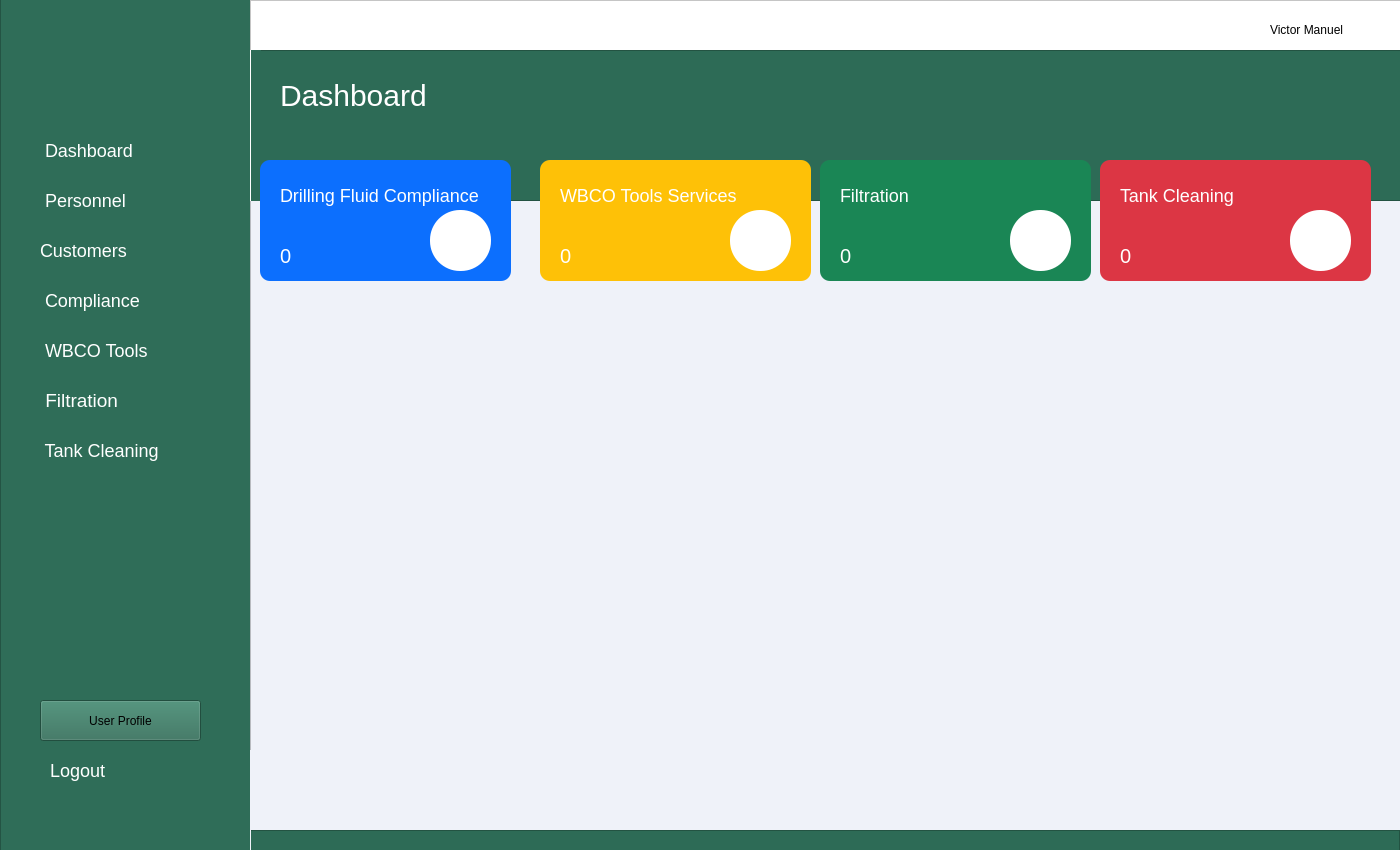
<?xml version="1.0" encoding="UTF-8"?>
<ui version="4.0">
 <class>dashboard_ui</class>
 <widget class="QMainWindow" name="dashboard_ui">
  <property name="geometry">
   <rect>
    <x>0</x>
    <y>0</y>
    <width>1400</width>
    <height>850</height>
   </rect>
  </property>
  <property name="minimumSize">
   <size>
    <width>1400</width>
    <height>850</height>
   </size>
  </property>
  <property name="maximumSize">
   <size>
    <width>1400</width>
    <height>850</height>
   </size>
  </property>
  <property name="windowTitle">
   <string>Dashboard</string>
  </property>
  <widget class="QWidget" name="centralwidget">
   <widget class="QFrame" name="frame_aside_menu">
    <property name="geometry">
     <rect>
      <x>0</x>
      <y>-10</y>
      <width>251</width>
      <height>861</height>
     </rect>
    </property>
    <property name="styleSheet">
     <string notr="true">
background-color:#2f6d58</string>
    </property>
    <property name="frameShape">
     <enum>QFrame::StyledPanel</enum>
    </property>
    <property name="frameShadow">
     <enum>QFrame::Raised</enum>
    </property>
    <widget class="QLabel" name="label_15">
     <property name="geometry">
      <rect>
       <x>10</x>
       <y>30</y>
       <width>221</width>
       <height>91</height>
      </rect>
     </property>
     <property name="styleSheet">
      <string notr="true">image: url(:/img/logo_tecsep-1-removebg-preview.png);</string>
     </property>
     <property name="text">
      <string/>
     </property>
    </widget>
    <widget class="QPushButton" name="btn_dashboard">
     <property name="geometry">
      <rect>
       <x>30</x>
       <y>140</y>
       <width>191</width>
       <height>41</height>
      </rect>
     </property>
     <property name="styleSheet">
      <string notr="true">

QPushButton#btn_dashboard{

border:none;
color:white;
font-size:18px;
border-radius: 12px;
transition: background-color 0.5s ease;
padding:10px;
text-align:left;
}

QPushButton#btn_dashboard:hover{
 background-color: #044e42;
border-radius: 12px;
transition: background-color 0.5s ease;
padding:10px;
}

QPushButton#btn_dashboard:pressed {
 background-color: #044e42;
border-radius: 12px;
background-color: #033029;
padding:10px;
 }


</string>
     </property>
     <property name="text">
      <string> Dashboard</string>
     </property>
     <property name="icon">
      <iconset>
       <normaloff>house-solid.svg</normaloff>house-solid.svg</iconset>
     </property>
     <property name="iconSize">
      <size>
       <width>25</width>
       <height>25</height>
      </size>
     </property>
     <property name="flat">
      <bool>false</bool>
     </property>
    </widget>
    <widget class="QPushButton" name="btn_compliance">
     <property name="geometry">
      <rect>
       <x>30</x>
       <y>290</y>
       <width>191</width>
       <height>41</height>
      </rect>
     </property>
     <property name="styleSheet">
      <string notr="true">QPushButton#btn_compliance{

border:none;
color:white;
font-size:18px;
border-radius: 12px;
transition: background-color 0.5s ease;
text-align:left;
padding:10px
}

QPushButton#btn_compliance:hover{
 background-color: #044e42;
border-radius: 12px;
transition: background-color 0.5s ease;
}

QPushButton#btn_compliance:pressed {
 background-color: #044e42;
border-radius: 12px;
background-color: #033029;
 }
</string>
     </property>
     <property name="text">
      <string> Compliance</string>
     </property>
     <property name="icon">
      <iconset>
       <normaloff>vial-solid.svg</normaloff>vial-solid.svg</iconset>
     </property>
     <property name="iconSize">
      <size>
       <width>25</width>
       <height>25</height>
      </size>
     </property>
     <property name="flat">
      <bool>false</bool>
     </property>
    </widget>
    <widget class="QPushButton" name="btn_wbco">
     <property name="geometry">
      <rect>
       <x>30</x>
       <y>340</y>
       <width>191</width>
       <height>41</height>
      </rect>
     </property>
     <property name="styleSheet">
      <string notr="true">QPushButton#btn_wbco{

border:none;
color:white;
font-size:18px;
border-radius: 12px;
transition: background-color 0.5s ease;
text-align:left;
padding:10px;
}

QPushButton#btn_wbco:hover{
 background-color: #044e42;
border-radius: 12px;
transition: background-color 0.5s ease;
}

QPushButton#btn_wbco:pressed {
 background-color: #044e42;
border-radius: 12px;
background-color: #033029;
 }</string>
     </property>
     <property name="text">
      <string> WBCO Tools</string>
     </property>
     <property name="icon">
      <iconset>
       <normaloff>tools.svg</normaloff>tools.svg</iconset>
     </property>
     <property name="iconSize">
      <size>
       <width>25</width>
       <height>25</height>
      </size>
     </property>
     <property name="flat">
      <bool>false</bool>
     </property>
    </widget>
    <widget class="QPushButton" name="btn_filtration">
     <property name="geometry">
      <rect>
       <x>30</x>
       <y>390</y>
       <width>191</width>
       <height>41</height>
      </rect>
     </property>
     <property name="styleSheet">
      <string notr="true">QPushButton#btn_filtration{

border:none;
color:white;
font-size:19px;
border-radius: 12px;
transition: background-color 0.5s ease;
text-align:left;
padding:10px;
}

QPushButton#btn_filtration:hover{
 background-color: #044e42;
border-radius: 12px;
transition: background-color 0.5s ease;
}

QPushButton#btn_filtration:pressed {
 background-color: #044e42;
border-radius: 12px;
background-color: #033029;
 }</string>
     </property>
     <property name="text">
      <string> Filtration</string>
     </property>
     <property name="icon">
      <iconset>
       <normaloff>oil-well-solid.svg</normaloff>oil-well-solid.svg</iconset>
     </property>
     <property name="iconSize">
      <size>
       <width>25</width>
       <height>25</height>
      </size>
     </property>
     <property name="flat">
      <bool>false</bool>
     </property>
    </widget>
    <widget class="QPushButton" name="btn_tank_cleaning">
     <property name="geometry">
      <rect>
       <x>30</x>
       <y>440</y>
       <width>191</width>
       <height>41</height>
      </rect>
     </property>
     <property name="styleSheet">
      <string notr="true">QPushButton#btn_tank_cleaning{

border:none;
color:white;
font-size:18px;
border-radius: 12px;
transition: background-color 0.5s ease;
padding:10px;
text-align:left;
}

QPushButton#btn_tank_cleaning:hover{
 background-color: #044e42;
border-radius: 12px;
transition: background-color 0.5s ease;
padding:10px;
}

QPushButton#btn_tank_cleaning:pressed {
 background-color: #044e42;
border-radius: 12px;
background-color: #033029;
 }</string>
     </property>
     <property name="text">
      <string> Tank Cleaning</string>
     </property>
     <property name="icon">
      <iconset>
       <normaloff>soap-solid.svg</normaloff>soap-solid.svg</iconset>
     </property>
     <property name="iconSize">
      <size>
       <width>25</width>
       <height>25</height>
      </size>
     </property>
     <property name="flat">
      <bool>false</bool>
     </property>
    </widget>
    <widget class="QPushButton" name="btn_user_profile">
     <property name="geometry">
      <rect>
       <x>40</x>
       <y>710</y>
       <width>161</width>
       <height>41</height>
      </rect>
     </property>
     <property name="styleSheet">
      <string notr="true">QPushButton#btn_user_profile{

border:none;
color:white;
font-size:18px;
border-radius: 12px;
transition: background-color 0.5s ease;
padding:10px;
text-align:left;
}

QPushButton#btn_user_profile:hover{
 background-color: #044e42;
border-radius: 12px;
transition: background-color 0.5s ease;
padding:10px;
}

QPushButton#btn_user_profile:pressed {
 background-color: #044e42;
border-radius: 12px;
background-color: #033029;
 }</string>
     </property>
     <property name="text">
      <string>User Profile</string>
     </property>
     <property name="icon">
      <iconset>
       <normaloff>user-solid.svg</normaloff>user-solid.svg</iconset>
     </property>
     <property name="iconSize">
      <size>
       <width>25</width>
       <height>25</height>
      </size>
     </property>
     <property name="flat">
      <bool>false</bool>
     </property>
    </widget>
    <widget class="QPushButton" name="btn_logout">
     <property name="geometry">
      <rect>
       <x>40</x>
       <y>760</y>
       <width>161</width>
       <height>41</height>
      </rect>
     </property>
     <property name="styleSheet">
      <string notr="true">QPushButton#btn_logout{

border:none;
color:white;
font-size:18px;
border-radius: 12px;
transition: background-color 0.5s ease;
padding:10px;
text-align:left;
}

QPushButton#btn_logout:hover{
 background-color: #044e42;
border-radius: 12px;
transition: background-color 0.5s ease;
padding:10px;
}

QPushButton#btn_logout:pressed {
 background-color: #044e42;
border-radius: 12px;
background-color: #033029;
 }</string>
     </property>
     <property name="text">
      <string>Logout</string>
     </property>
     <property name="icon">
      <iconset>
       <normaloff>right-from-bracket-solid.svg</normaloff>right-from-bracket-solid.svg</iconset>
     </property>
     <property name="iconSize">
      <size>
       <width>25</width>
       <height>25</height>
      </size>
     </property>
     <property name="flat">
      <bool>false</bool>
     </property>
    </widget>
    <widget class="QPushButton" name="btn_user">
     <property name="geometry">
      <rect>
       <x>30</x>
       <y>190</y>
       <width>191</width>
       <height>41</height>
      </rect>
     </property>
     <property name="styleSheet">
      <string notr="true">

QPushButton#btn_user{

border:none;
color:white;
font-size:18px;
border-radius: 12px;
transition: background-color 0.5s ease;
padding:10px;
text-align:left;
}

QPushButton#btn_user:hover{
 background-color: #044e42;
border-radius: 12px;
transition: background-color 0.5s ease;
padding:10px;
}

QPushButton#btn_user:pressed {
 background-color: #044e42;
border-radius: 12px;
background-color: #033029;
padding:10px;
 }


</string>
     </property>
     <property name="text">
      <string> Personnel</string>
     </property>
     <property name="icon">
      <iconset>
       <normaloff>user-solid.svg</normaloff>user-solid.svg</iconset>
     </property>
     <property name="iconSize">
      <size>
       <width>25</width>
       <height>25</height>
      </size>
     </property>
     <property name="flat">
      <bool>false</bool>
     </property>
    </widget>
    <widget class="QPushButton" name="btn_customer">
     <property name="geometry">
      <rect>
       <x>30</x>
       <y>240</y>
       <width>191</width>
       <height>41</height>
      </rect>
     </property>
     <property name="styleSheet">
      <string notr="true">

QPushButton#btn_customer{

border:none;
color:white;
font-size:18px;
border-radius: 12px;
transition: background-color 0.5s ease;
padding:10px;
text-align:left;
}

QPushButton#btn_customer:hover{
 background-color: #044e42;
border-radius: 12px;
transition: background-color 0.5s ease;
padding:10px;
}

QPushButton#btn_customer:pressed {
 background-color: #044e42;
border-radius: 12px;
background-color: #033029;
padding:10px;
 }


</string>
     </property>
     <property name="text">
      <string>Customers</string>
     </property>
     <property name="icon">
      <iconset>
       <normaloff>user-group-solid.svg</normaloff>user-group-solid.svg</iconset>
     </property>
     <property name="iconSize">
      <size>
       <width>25</width>
       <height>25</height>
      </size>
     </property>
     <property name="flat">
      <bool>false</bool>
     </property>
    </widget>
   </widget>
   <widget class="QFrame" name="frame">
    <property name="geometry">
     <rect>
      <x>250</x>
      <y>0</y>
      <width>1151</width>
      <height>861</height>
     </rect>
    </property>
    <property name="minimumSize">
     <size>
      <width>0</width>
      <height>861</height>
     </size>
    </property>
    <property name="maximumSize">
     <size>
      <width>16777215</width>
      <height>861</height>
     </size>
    </property>
    <property name="styleSheet">
     <string notr="true">background-color:#eff2f9;

</string>
    </property>
    <property name="frameShape">
     <enum>QFrame::StyledPanel</enum>
    </property>
    <property name="frameShadow">
     <enum>QFrame::Raised</enum>
    </property>
    <widget class="QFrame" name="frame_2">
     <property name="geometry">
      <rect>
       <x>0</x>
       <y>0</y>
       <width>1151</width>
       <height>51</height>
      </rect>
     </property>
     <property name="styleSheet">
      <string notr="true">background-color:#fff</string>
     </property>
     <property name="frameShape">
      <enum>QFrame::StyledPanel</enum>
     </property>
     <property name="frameShadow">
      <enum>QFrame::Raised</enum>
     </property>
     <widget class="QLabel" name="label_12">
      <property name="geometry">
       <rect>
        <x>1020</x>
        <y>20</y>
        <width>111</width>
        <height>20</height>
       </rect>
      </property>
      <property name="styleSheet">
       <string notr="true"/>
      </property>
      <property name="text">
       <string>Victor Manuel</string>
      </property>
     </widget>
     <widget class="QPushButton" name="pushButton_5">
      <property name="geometry">
       <rect>
        <x>980</x>
        <y>10</y>
        <width>31</width>
        <height>31</height>
       </rect>
      </property>
      <property name="styleSheet">
       <string notr="true">background-color: #fff;
border-radius:30px;
width:30px;
height:30px;</string>
      </property>
      <property name="text">
       <string/>
      </property>
      <property name="icon">
       <iconset>
        <normaloff>user_dark.svg</normaloff>user_dark.svg</iconset>
      </property>
      <property name="iconSize">
       <size>
        <width>25</width>
        <height>25</height>
       </size>
      </property>
     </widget>
    </widget>
    <widget class="QFrame" name="frame_3">
     <property name="geometry">
      <rect>
       <x>0</x>
       <y>50</y>
       <width>1151</width>
       <height>151</height>
      </rect>
     </property>
     <property name="styleSheet">
      <string notr="true">background-color:#2d6b56;</string>
     </property>
     <property name="frameShape">
      <enum>QFrame::StyledPanel</enum>
     </property>
     <property name="frameShadow">
      <enum>QFrame::Raised</enum>
     </property>
     <widget class="QLabel" name="label">
      <property name="geometry">
       <rect>
        <x>30</x>
        <y>30</y>
        <width>151</width>
        <height>31</height>
       </rect>
      </property>
      <property name="styleSheet">
       <string notr="true">font-size: 30px;
color:#fff;</string>
      </property>
      <property name="text">
       <string>Dashboard</string>
      </property>
     </widget>
     <widget class="Line" name="line">
      <property name="geometry">
       <rect>
        <x>-10</x>
        <y>0</y>
        <width>21</width>
        <height>151</height>
       </rect>
      </property>
      <property name="styleSheet">
       <string notr="true">color: rgb(255, 255, 255);
border-color: rgb(255, 255, 255);</string>
      </property>
      <property name="frameShadow">
       <enum>QFrame::Plain</enum>
      </property>
      <property name="orientation">
       <enum>Qt::Vertical</enum>
      </property>
     </widget>
    </widget>
    <widget class="QFrame" name="frame_4">
     <property name="geometry">
      <rect>
       <x>10</x>
       <y>160</y>
       <width>251</width>
       <height>121</height>
      </rect>
     </property>
     <property name="styleSheet">
      <string notr="true">background-color:#0c6ffe;
border-radius:10px;</string>
     </property>
     <property name="frameShape">
      <enum>QFrame::NoFrame</enum>
     </property>
     <property name="frameShadow">
      <enum>QFrame::Plain</enum>
     </property>
     <widget class="QLabel" name="label_2">
      <property name="geometry">
       <rect>
        <x>20</x>
        <y>20</y>
        <width>231</width>
        <height>31</height>
       </rect>
      </property>
      <property name="styleSheet">
       <string notr="true">font-size:18px;
color:#fff;</string>
      </property>
      <property name="text">
       <string>Drilling Fluid Compliance</string>
      </property>
     </widget>
     <widget class="QPushButton" name="pushButton">
      <property name="geometry">
       <rect>
        <x>170</x>
        <y>50</y>
        <width>61</width>
        <height>61</height>
       </rect>
      </property>
      <property name="styleSheet">
       <string notr="true">background-color: #fff;
border-radius:30px;
width:30px;
height:30px;</string>
      </property>
      <property name="text">
       <string/>
      </property>
      <property name="icon">
       <iconset>
        <normaloff>vial_card.svg</normaloff>vial_card.svg</iconset>
      </property>
      <property name="iconSize">
       <size>
        <width>30</width>
        <height>30</height>
       </size>
      </property>
     </widget>
     <widget class="QLabel" name="label_6">
      <property name="geometry">
       <rect>
        <x>20</x>
        <y>80</y>
        <width>51</width>
        <height>31</height>
       </rect>
      </property>
      <property name="styleSheet">
       <string notr="true">font-size:20px;
color:#fff;</string>
      </property>
      <property name="text">
       <string>0</string>
      </property>
     </widget>
    </widget>
    <widget class="QFrame" name="frame_5">
     <property name="geometry">
      <rect>
       <x>290</x>
       <y>160</y>
       <width>271</width>
       <height>121</height>
      </rect>
     </property>
     <property name="styleSheet">
      <string notr="true">background-color:#fec107;
border-radius:10px;</string>
     </property>
     <property name="frameShape">
      <enum>QFrame::NoFrame</enum>
     </property>
     <property name="frameShadow">
      <enum>QFrame::Plain</enum>
     </property>
     <widget class="QLabel" name="label_4">
      <property name="geometry">
       <rect>
        <x>20</x>
        <y>20</y>
        <width>231</width>
        <height>31</height>
       </rect>
      </property>
      <property name="styleSheet">
       <string notr="true">font-size:18px;
color:#fff;</string>
      </property>
      <property name="text">
       <string>WBCO Tools Services</string>
      </property>
     </widget>
     <widget class="QLabel" name="label_5">
      <property name="geometry">
       <rect>
        <x>20</x>
        <y>80</y>
        <width>31</width>
        <height>31</height>
       </rect>
      </property>
      <property name="styleSheet">
       <string notr="true">font-size:20px;
color:#fff;</string>
      </property>
      <property name="text">
       <string>0</string>
      </property>
     </widget>
     <widget class="QPushButton" name="pushButton_2">
      <property name="geometry">
       <rect>
        <x>190</x>
        <y>50</y>
        <width>61</width>
        <height>61</height>
       </rect>
      </property>
      <property name="styleSheet">
       <string notr="true">background-color: #fff;
border-radius:30px;
width:30px;
height:30px;</string>
      </property>
      <property name="text">
       <string/>
      </property>
      <property name="icon">
       <iconset>
        <normaloff>tools_card.svg</normaloff>tools_card.svg</iconset>
      </property>
      <property name="iconSize">
       <size>
        <width>30</width>
        <height>30</height>
       </size>
      </property>
     </widget>
    </widget>
    <widget class="QFrame" name="frame_6">
     <property name="geometry">
      <rect>
       <x>570</x>
       <y>160</y>
       <width>271</width>
       <height>121</height>
      </rect>
     </property>
     <property name="styleSheet">
      <string notr="true">background-color:#1a8655;
border-radius:10px;</string>
     </property>
     <property name="frameShape">
      <enum>QFrame::NoFrame</enum>
     </property>
     <property name="frameShadow">
      <enum>QFrame::Plain</enum>
     </property>
     <widget class="QLabel" name="label_8">
      <property name="geometry">
       <rect>
        <x>20</x>
        <y>20</y>
        <width>231</width>
        <height>31</height>
       </rect>
      </property>
      <property name="styleSheet">
       <string notr="true">font-size:18px;
color:#fff;</string>
      </property>
      <property name="text">
       <string>Filtration</string>
      </property>
     </widget>
     <widget class="QLabel" name="label_9">
      <property name="geometry">
       <rect>
        <x>20</x>
        <y>80</y>
        <width>31</width>
        <height>31</height>
       </rect>
      </property>
      <property name="styleSheet">
       <string notr="true">font-size:20px;
color:#fff;</string>
      </property>
      <property name="text">
       <string>0</string>
      </property>
     </widget>
     <widget class="QPushButton" name="pushButton_3">
      <property name="geometry">
       <rect>
        <x>190</x>
        <y>50</y>
        <width>61</width>
        <height>61</height>
       </rect>
      </property>
      <property name="styleSheet">
       <string notr="true">background-color: #fff;
border-radius:30px;
width:30px;
height:30px;</string>
      </property>
      <property name="text">
       <string/>
      </property>
      <property name="icon">
       <iconset>
        <normaloff>oil_well_card.svg</normaloff>oil_well_card.svg</iconset>
      </property>
      <property name="iconSize">
       <size>
        <width>30</width>
        <height>30</height>
       </size>
      </property>
     </widget>
    </widget>
    <widget class="QFrame" name="frame_7">
     <property name="geometry">
      <rect>
       <x>850</x>
       <y>160</y>
       <width>271</width>
       <height>121</height>
      </rect>
     </property>
     <property name="styleSheet">
      <string notr="true">background-color:#dc3644;
border-radius:10px;</string>
     </property>
     <property name="frameShape">
      <enum>QFrame::NoFrame</enum>
     </property>
     <property name="frameShadow">
      <enum>QFrame::Plain</enum>
     </property>
     <widget class="QLabel" name="label_10">
      <property name="geometry">
       <rect>
        <x>20</x>
        <y>20</y>
        <width>231</width>
        <height>31</height>
       </rect>
      </property>
      <property name="styleSheet">
       <string notr="true">font-size:18px;
color:#fff;</string>
      </property>
      <property name="text">
       <string>Tank Cleaning</string>
      </property>
     </widget>
     <widget class="QLabel" name="label_11">
      <property name="geometry">
       <rect>
        <x>20</x>
        <y>80</y>
        <width>31</width>
        <height>31</height>
       </rect>
      </property>
      <property name="styleSheet">
       <string notr="true">font-size:20px;
color:#fff;</string>
      </property>
      <property name="text">
       <string>0</string>
      </property>
     </widget>
     <widget class="QPushButton" name="pushButton_4">
      <property name="geometry">
       <rect>
        <x>190</x>
        <y>50</y>
        <width>61</width>
        <height>61</height>
       </rect>
      </property>
      <property name="styleSheet">
       <string notr="true">background-color: #fff;
border-radius:30px;
width:30px;
height:30px;</string>
      </property>
      <property name="text">
       <string/>
      </property>
      <property name="icon">
       <iconset>
        <normaloff>tank_card.svg</normaloff>tank_card.svg</iconset>
      </property>
      <property name="iconSize">
       <size>
        <width>30</width>
        <height>30</height>
       </size>
      </property>
     </widget>
    </widget>
    <widget class="QFrame" name="frame_9">
     <property name="geometry">
      <rect>
       <x>-1</x>
       <y>830</y>
       <width>1151</width>
       <height>31</height>
      </rect>
     </property>
     <property name="styleSheet">
      <string notr="true">background-color:#2d6b56;</string>
     </property>
     <property name="frameShape">
      <enum>QFrame::StyledPanel</enum>
     </property>
     <property name="frameShadow">
      <enum>QFrame::Raised</enum>
     </property>
    </widget>
    <widget class="Line" name="line_2">
     <property name="geometry">
      <rect>
       <x>-40</x>
       <y>750</y>
       <width>41</width>
       <height>151</height>
      </rect>
     </property>
     <property name="styleSheet">
      <string notr="true">color: rgb(255, 255, 255);
border-color: rgb(255, 255, 255);</string>
     </property>
     <property name="frameShadow">
      <enum>QFrame::Plain</enum>
     </property>
     <property name="orientation">
      <enum>Qt::Vertical</enum>
     </property>
    </widget>
   </widget>
  </widget>
  <widget class="QMenuBar" name="menubar">
   <property name="geometry">
    <rect>
     <x>0</x>
     <y>0</y>
     <width>1400</width>
     <height>26</height>
    </rect>
   </property>
  </widget>
 </widget>
 <resources>
  <include location="../SSH/loginU64/res.qrc"/>
 </resources>
 <connections/>
</ui>
